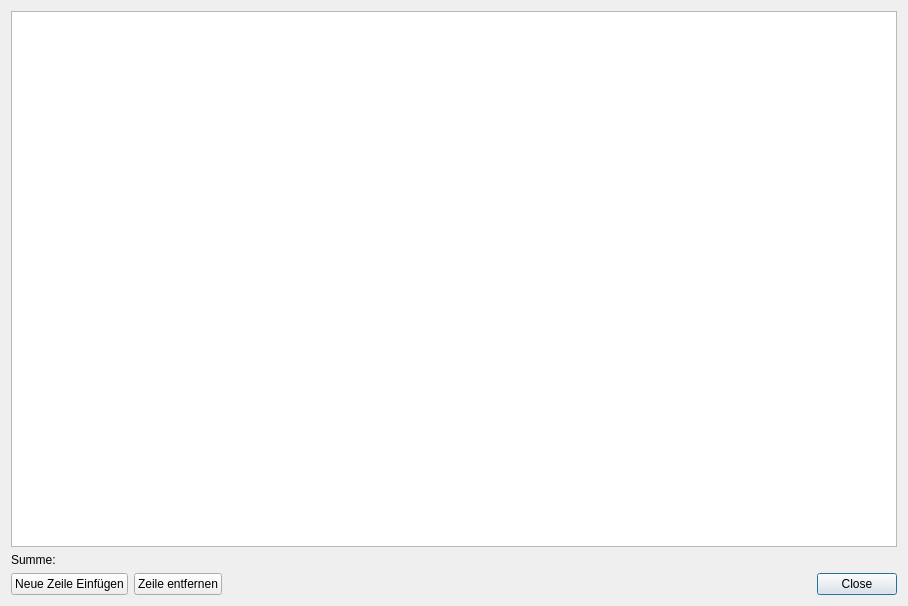
<?xml version="1.0" encoding="UTF-8"?>
<ui version="4.0">
 <class>SaldoDialogClass</class>
 <widget class="QDialog" name="SaldoDialogClass">
  <property name="geometry">
   <rect>
    <x>0</x>
    <y>0</y>
    <width>908</width>
    <height>606</height>
   </rect>
  </property>
  <property name="windowTitle">
   <string>SaldoDialog</string>
  </property>
  <layout class="QGridLayout" name="gridLayout">
   <item row="0" column="0" colspan="3">
    <widget class="QTableView" name="saldoTableView">
     <property name="alternatingRowColors">
      <bool>true</bool>
     </property>
     <property name="sortingEnabled">
      <bool>true</bool>
     </property>
     <attribute name="horizontalHeaderStretchLastSection">
      <bool>true</bool>
     </attribute>
     <attribute name="verticalHeaderVisible">
      <bool>false</bool>
     </attribute>
    </widget>
   </item>
   <item row="2" column="2">
    <widget class="QDialogButtonBox" name="buttonBox">
     <property name="standardButtons">
      <set>QDialogButtonBox::Close</set>
     </property>
    </widget>
   </item>
   <item row="1" column="0" colspan="3">
    <widget class="QLabel" name="sumLabel">
     <property name="text">
      <string extracomment="Mitgliedsbeitrags Summe">Summe: </string>
     </property>
    </widget>
   </item>
   <item row="2" column="0">
    <widget class="QPushButton" name="newRowButton">
     <property name="text">
      <string>Neue Zeile Einfügen</string>
     </property>
    </widget>
   </item>
   <item row="2" column="1">
    <widget class="QPushButton" name="deleteRowButton">
     <property name="text">
      <string>Zeile entfernen</string>
     </property>
    </widget>
   </item>
  </layout>
 </widget>
 <layoutdefault spacing="6" margin="11"/>
 <resources/>
 <connections>
  <connection>
   <sender>buttonBox</sender>
   <signal>rejected()</signal>
   <receiver>SaldoDialogClass</receiver>
   <slot>close()</slot>
   <hints>
    <hint type="sourcelabel">
     <x>271</x>
     <y>338</y>
    </hint>
    <hint type="destinationlabel">
     <x>271</x>
     <y>180</y>
    </hint>
   </hints>
  </connection>
 </connections>
</ui>
